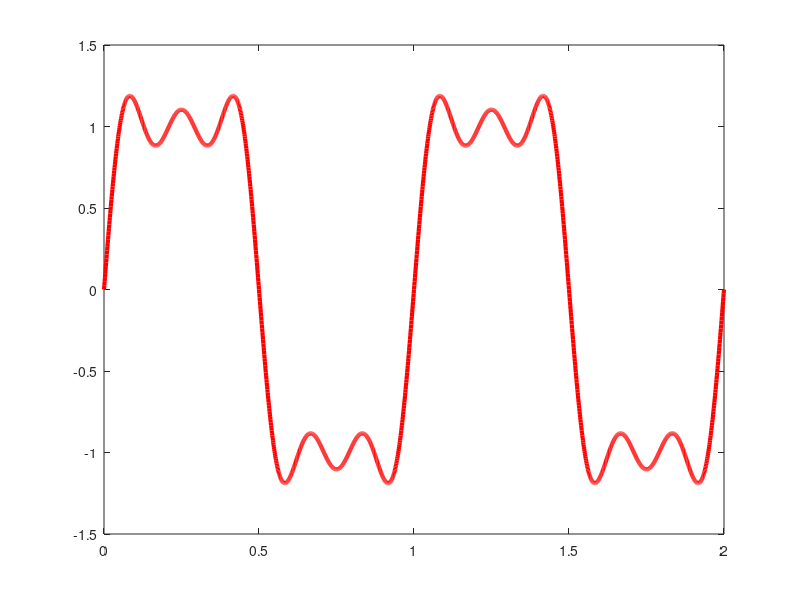

This figure's MATLAB source:
clc 
clear
m=input('Number of Harmonics: '); %storing input data in variable m 
 f=inline('(4/(a*pi))*sin(2*pi*a*x)'); %storing a common equation format 
 %in variable f, using inline function
 x=0:0.001:2; %declaring rang and sample value of x
 y=0; %creating new varible y
 
 for n=1:2:m %starting foor loop where n's range is 1 to m. 
     %and each sample difference is 2
     y=y+f(n,x); %basic calculation and storing data in y
 end %end of statement
plot(x, y,'r', 'linewidth', 3); %plotting using x and y's data
%plot color is red and line width is 3